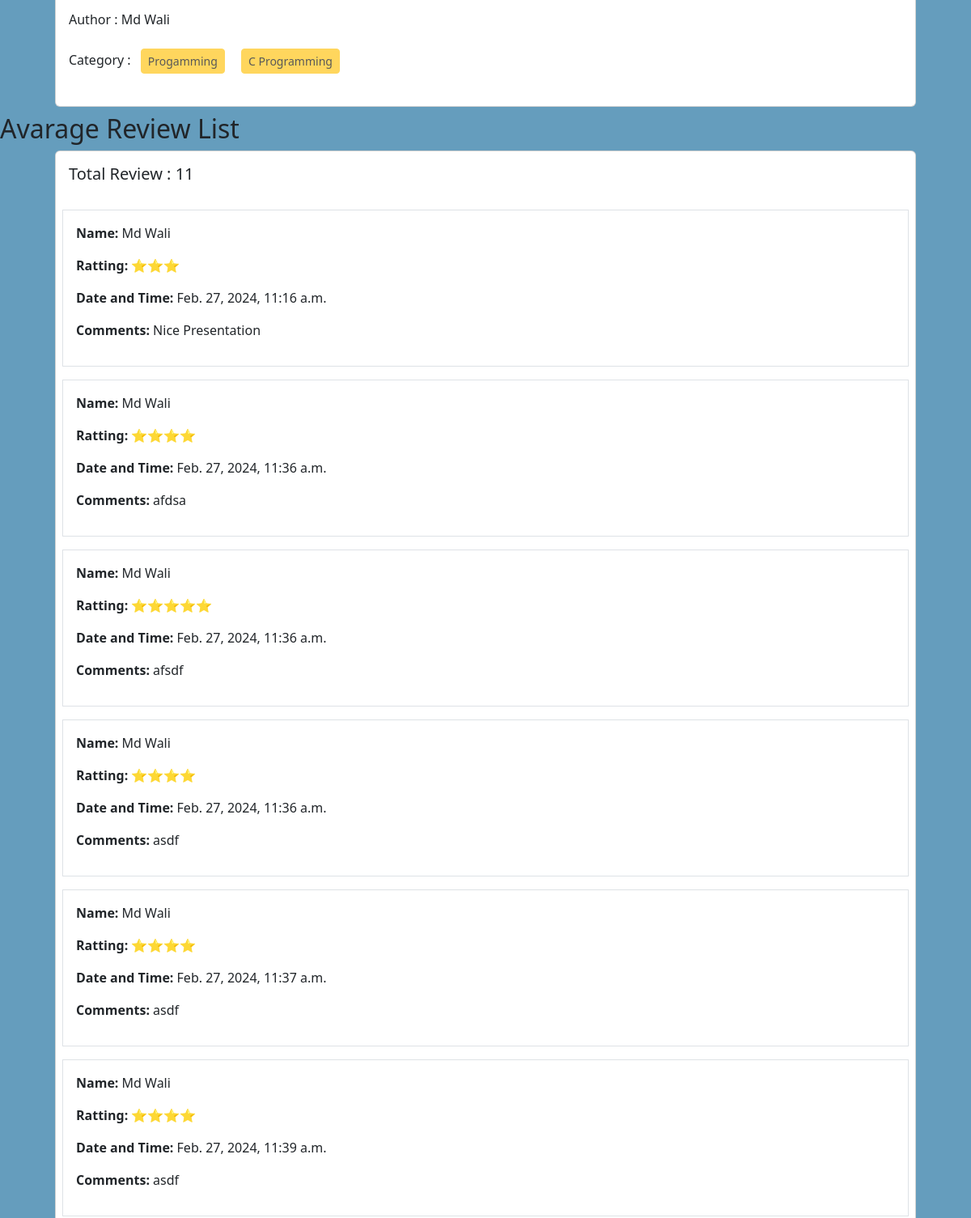
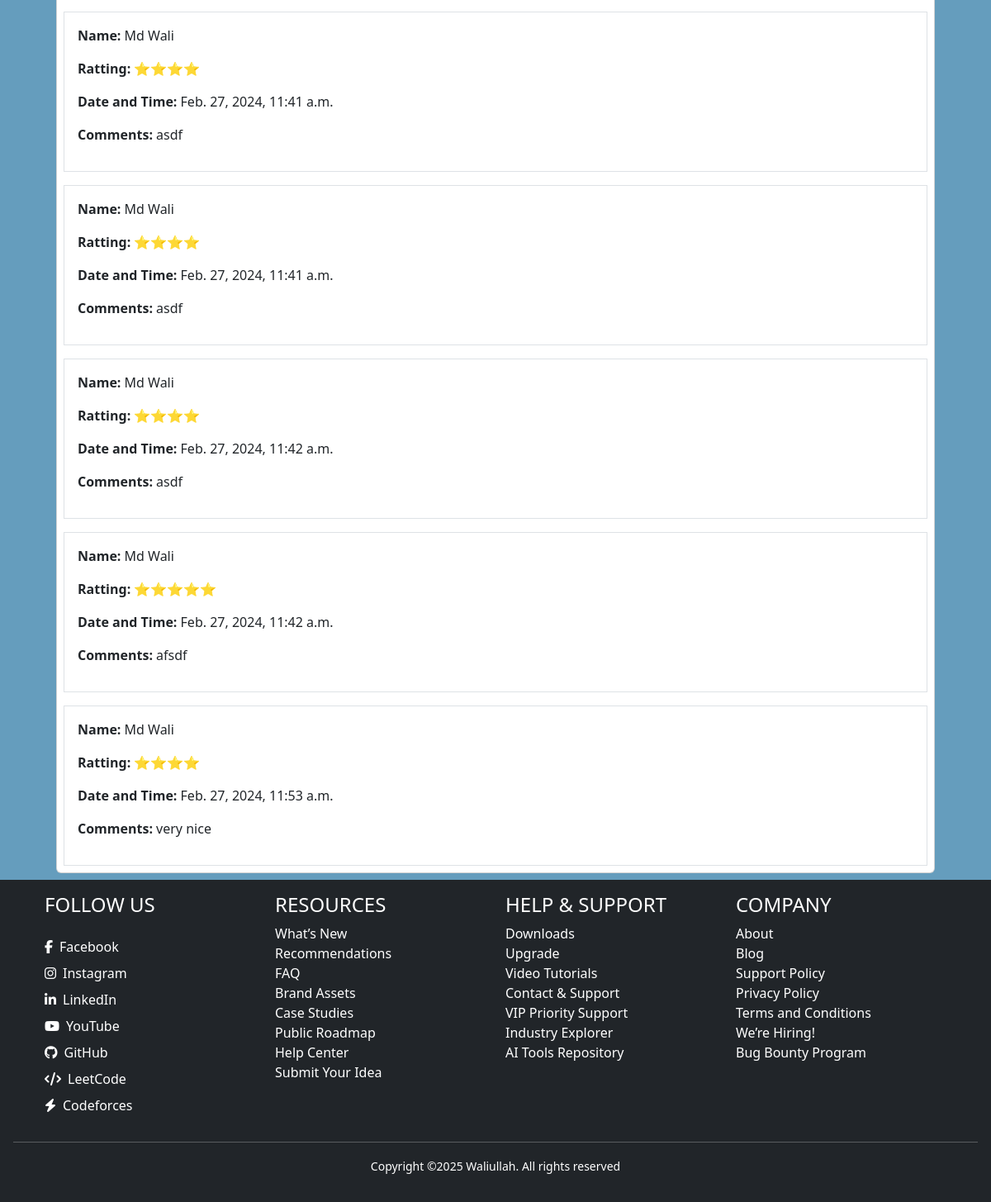
/post/details/8/ (lower part), run on an earlier commit of the app's database (2 pictures, top to bottom).
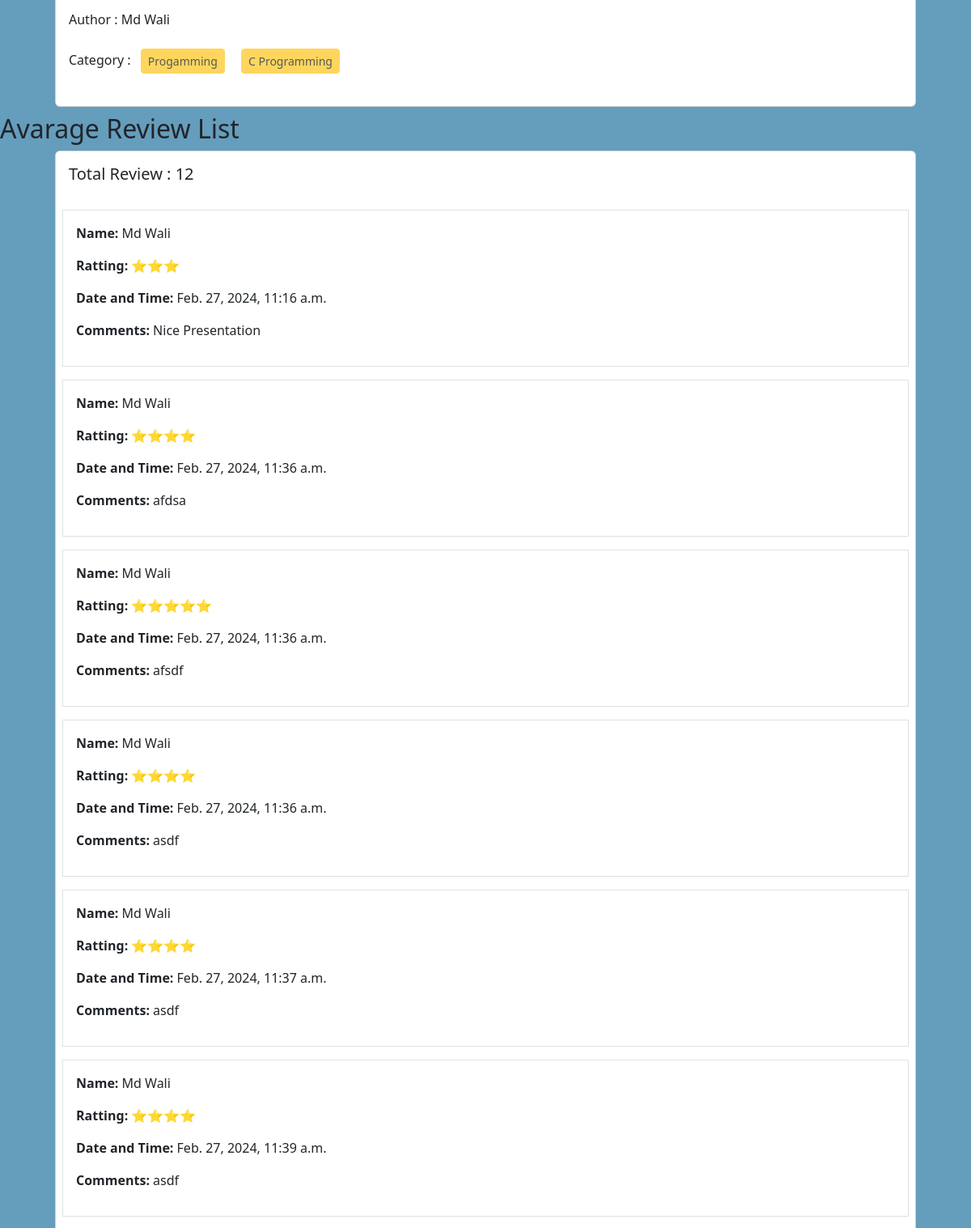
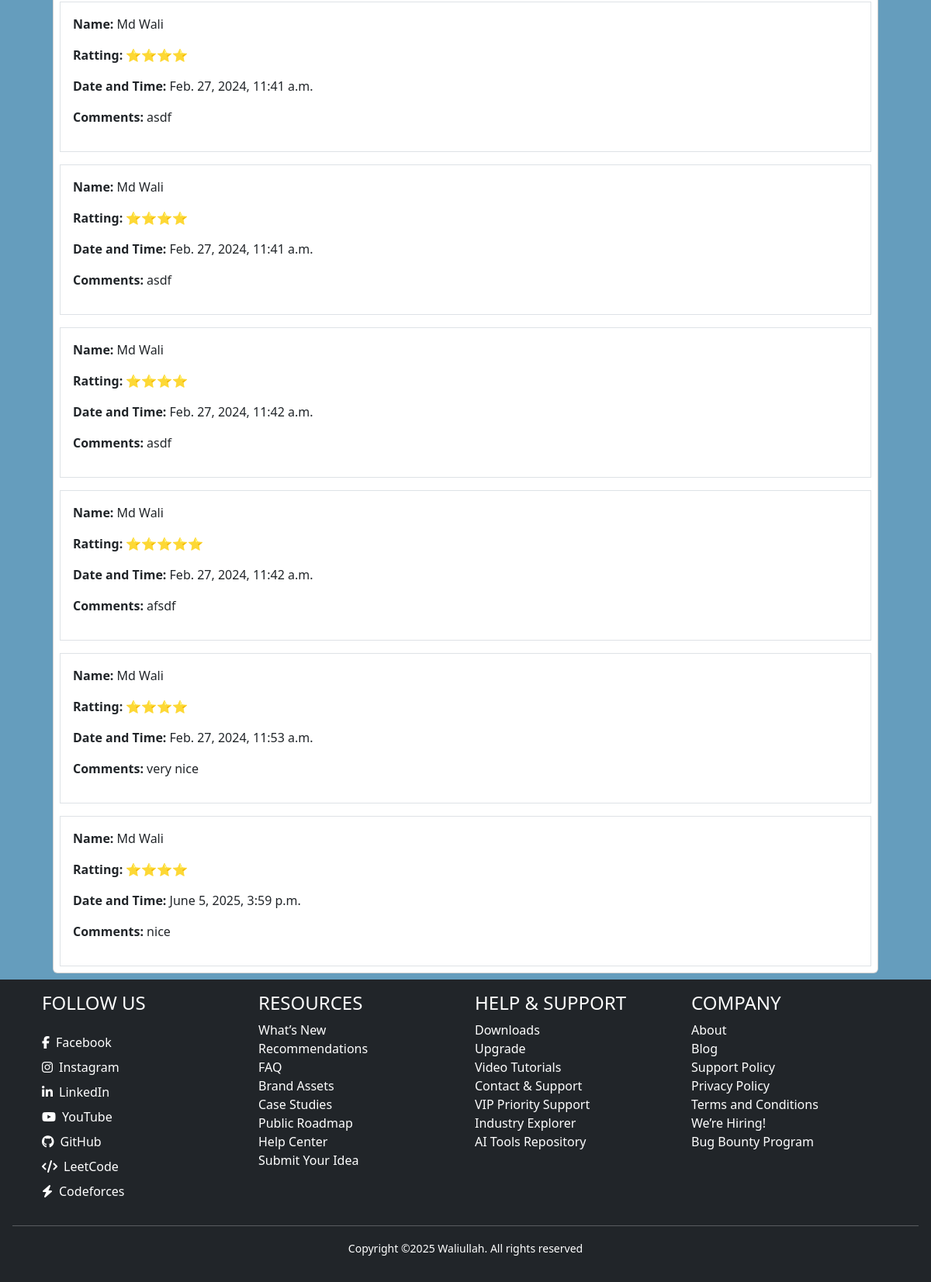
And on a later commit of the database (2 pictures, top to bottom).
### categories/models.py (models this page shows, shortened)
class Category(models.Model):
    name = models.CharField(max_length=100)
    slug = models.CharField(max_length=100, null=True, blank=True)

### posts/models.py (models this page shows, shortened)
class Commnet(models.Model):
    post = models.ForeignKey(Post, on_delete=models.CASCADE, related_name='comments')
    review = models.CharField(max_length = 10, choices = star, null=True, blank=True)
    body = models.TextField(null=True, blank=True)
    created_on = models.DateTimeField(auto_now_add=True)

class Post(models.Model):
    title = models.CharField(max_length=70)
    content = models.TextField()
    category = models.ManyToManyField(Category)
    author = models.ForeignKey(User, on_delete=models.CASCADE)
    image = models.ImageField(upload_to='posts/media/uploads/', null=True, blank=True)

### posts/views.py (the view, shortened to what this page needs)
# urls.py: path('details/<int:id>/', DetalisPostView.as_view(), name = 'details_post'),
class DetalisPostView(DetailView):
    model = models.Post
    template_name = 'posts/post_details.html'
    pk_url_kwarg = 'id'
    def get_context_data(self, **kwargs):
        context = super().get_context_data(**kwargs)
        post = self.get_object()
        comments = post.comments.all()
        comment_form = forms.CommentForm()
        context['comments'] = comments
        context['comment_form'] = comment_form
        return context

### posts/templates/posts/post_details.html (shortened to what this page needs)
{% extends 'base.html' %}
{% load crispy_forms_tags %}
{% block content %}
<div class="col-12 " style="width: 90%; margin:auto;">
    <div class="card m-2">
        <div class="card-body">
            <p>Author : {{post.author.first_name}} {{post.author.last_name}}</p>
            <p>
                Category : {% for cat in post.category.all %}
                <button class="btn btn-warning btn-sm m-2" disabled>
                    {{cat.name}}
                </button>
                {% endfor %}
            </p>
        </div>
    </div>
</div>
<h2>Avarage Review List</h2>
<div class="col-8" style="width: 90%; margin:auto;">
    <div class="card m-2">
        <h5 class="p-3">Total Review : {{comments | length}}</h5>
        {% for comment in comments %}
        <div class="card-body border m-2">
                <p><b>Name: </b>{{post.author.first_name}} {{post.author.last_name}}</p>
                <p><b>Ratting: </b>{{comment.review}}</p>
                <p><b>Date and Time: </b>{{comment.created_on}}</p>
                <p><b>Comments: </b>{{comment.body}}</p>
            </div>
        {% endfor %}
    </div>
</div>
{% endblock %}

What changed in the data, as far as the page shows it:
added Commnet: {{ post.author.first_name }} "Md", {{ post.author.last_name }} "Wali", review "⭐⭐⭐⭐", created_on "June 5, 2025, 3:59 p.m.", body "nice"
Also different on the page:
{{ comments | length }}: "11" → "12"
